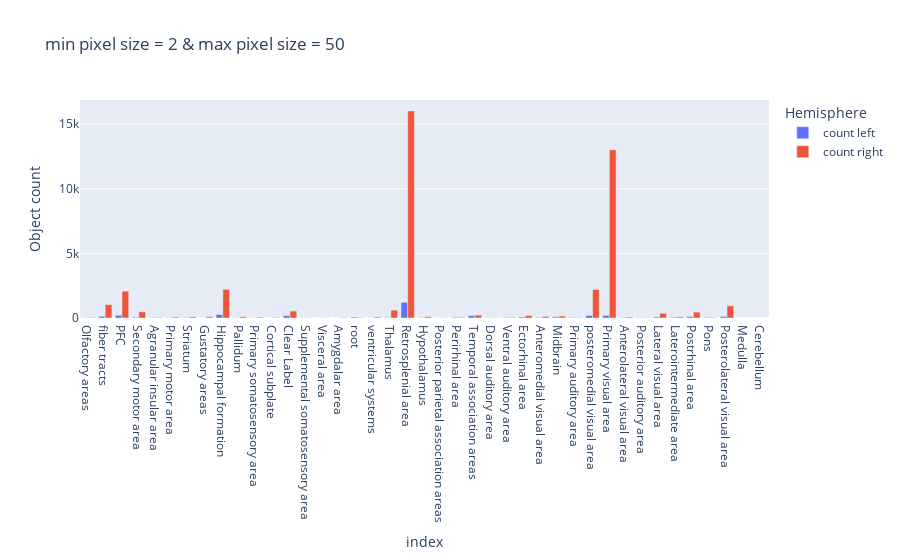

Notebook source saved alongside this figure:
### Code cell
# plot it with min = 2 and max pixel size = 50
min_2_max_50 = count_area_pixel_size(
    white_220241203_p7_13_n1, black_220241203_p7_13_n1, 2, 50
)
plotly_plot(min_2_max_50, "min pixel size = 2 & max pixel size = 50")

### Figure 1 — Plotly figure (JSON) as saved in the notebook; plotly's stock layout.template omitted (floating-point values rounded to 4 significant figures)
{"data": [{"hovertemplate": "Hemisphere=count left<br>index=%{x}<br>Object count=%{y}<extra></extra>", "legendgroup": "count left", "marker": {"color": "#636efa", "pattern": {"shape": ""}}, "name": "count left", "orientation": "v", "showlegend": true, "textposition": "auto", "type": "bar", "x": ["Olfactory areas", "fiber tracts", "PFC", "Secondary motor area", "Agranular insular area", "Primary motor area", "Striatum", "Gustatory areas", "Hippocampal formation", "Pallidum", "Primary somatosensory area", "Cortical subplate", "Clear Label", "Supplemental somatosensory area", "Visceral area", "Amygdalar area", "root", "ventricular systems", "Thalamus", "Retrosplenial area", "Hypothalamus", "Posterior parietal association areas", "Perirhinal area", "Temporal association areas", "Dorsal auditory area", "Ventral auditory area", "Ectorhinal area", "Anteromedial visual area", "Midbrain", "Primary auditory area", "posteromedial visual area", "Primary visual area", "Anterolateral visual area", "Posterior auditory area", "Lateral visual area", "Laterointermediate area", "Postrhinal area", "Pons", "Posterolateral visual area", "Medulla", "Cerebellum"], "xaxis": "x", "y": [25, 132, 211, 57, 18, 12, 25, 1, 267, 9, 10, 3, 184, 12, 4, 4, 67, 8, 21, 1213, 38, 9, 51, 182, 17, 26, 78, 38, 90, 39, 197, 202, 33, 30, 76, 53, 112, 33, 121, 1, 1], "yaxis": "y"}, {"hovertemplate": "Hemisphere=count right<br>index=%{x}<br>Object count=%{y}<extra></extra>", "legendgroup": "count right", "marker": {"color": "#EF553B", "pattern": {"shape": ""}}, "name": "count right", "orientation": "v", "showlegend": true, "textposition": "auto", "type": "bar", "x": ["Olfactory areas", "fiber tracts", "PFC", "Secondary motor area", "Agranular insular area", "Primary motor area", "Striatum", "Gustatory areas", "Hippocampal formation", "Pallidum", "Primary somatosensory area", "Cortical subplate", "Clear Label", "Supplemental somatosensory area", "Visceral area", "Amygdalar area", "root", "ventricular systems", "Thalamus", "Retrosplenial area", "Hypothalamus", "Posterior parietal association areas", "Perirhinal area", "Temporal association areas", "Dorsal auditory area", "Ventral auditory area", "Ectorhinal area", "Anteromedial visual area", "Midbrain", "Primary auditory area", "posteromedial visual area", "Primary visual area", "Anterolateral visual area", "Posterior auditory area", "Lateral visual area", "Laterointermediate area", "Postrhinal area", "Pons", "Posterolateral visual area", "Medulla", "Cerebellum"], "xaxis": "x", "y": [41, 1037, 2078, 483, 40, 73, 87, 98, 2213, 96, 61, 41, 537, 10, 10, 39, 22, 79, 609, 16030, 96, 21, 45, 224, 7, 47, 188, 112, 148, 36, 2206, 13024, 70, 21, 364, 87, 456, 43, 944, 2, 0], "yaxis": "y"}], "layout": {"barmode": "group", "legend": {"title": {"text": "Hemisphere"}, "tracegroupgap": 0}, "title": {"text": "min pixel size = 2 & max pixel size = 50"}, "xaxis": {"anchor": "y", "domain": [0, 1], "title": {"text": "index"}}, "yaxis": {"anchor": "x", "domain": [0, 1], "title": {"text": "Object count"}}}}
